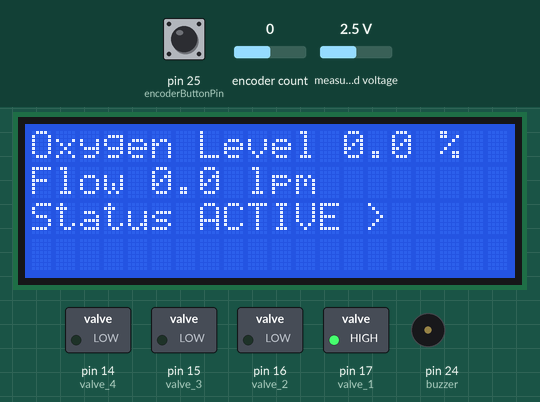
This sketch was run on a simulated Arduino Mega 2560, built with avr-gcc and run on an emulated ATmega2560. On the bench: 20×4 character LCD, switched loads named in the sketch (green lamp = pin HIGH), buzzer (waves = sounding, pin HIGH). Dashed ring = blinking. Inputs (shaded band) come from the test bench; at power-on: pin 25 (encoderButtonPin) HIGH, encoder count 0, measured voltage 2.5 V. EEPROM starts erased.

Above: at 1.2 s.
1.3 s: pin 25 (encoderButtonPin) driven LOW
At 2.3 s:
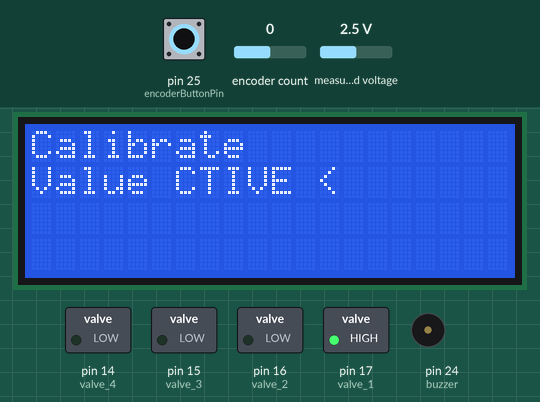
2.8 s: pin 25 (encoderButtonPin) pulsed HIGH 2 times (0.12 s each, 0.3 s apart)
At 3.13 s:
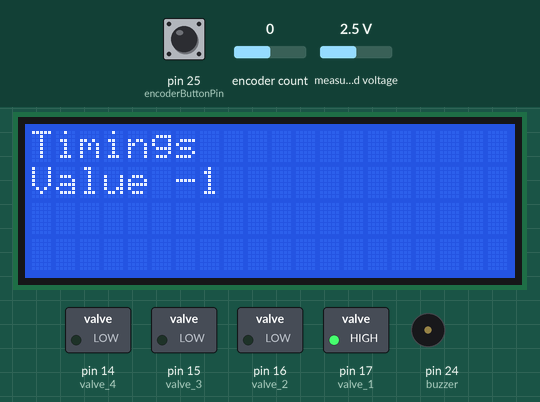
4.9 s: pin 25 (encoderButtonPin) pulsed HIGH 5 times (0.12 s each, 0.3 s apart)
At 5.23 s:
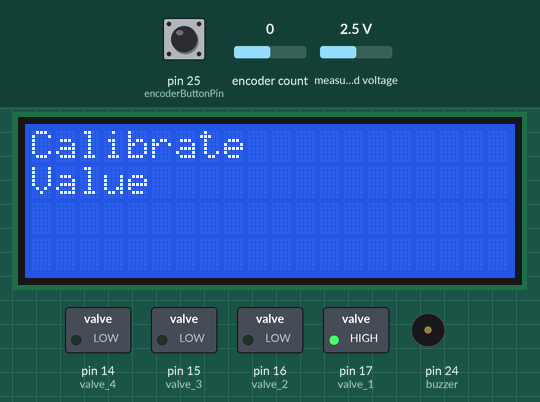
7.9 s: encoder count set to -1
At 8.0 s:
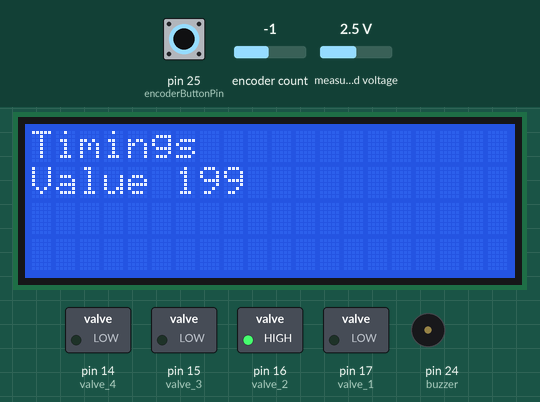
10.6 s: encoder count set to -2
At 10.78 s:
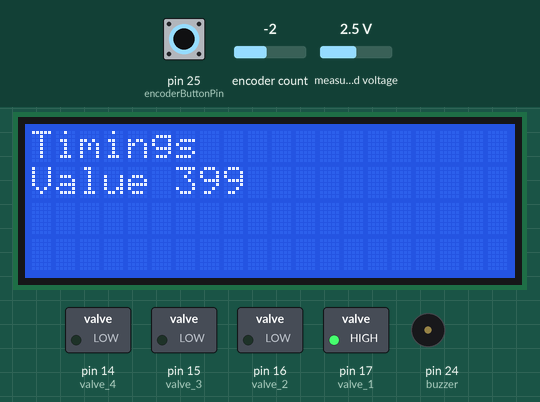
12.4 s: encoder count set to -3
At 13.2 s:
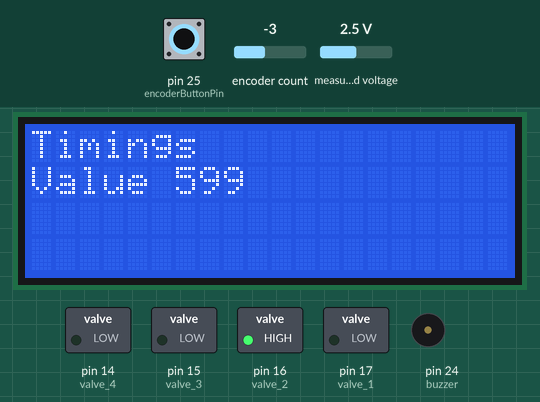
Timing chart, 0 to 15.2 s (numbered marks = the images above; inputs shaded):
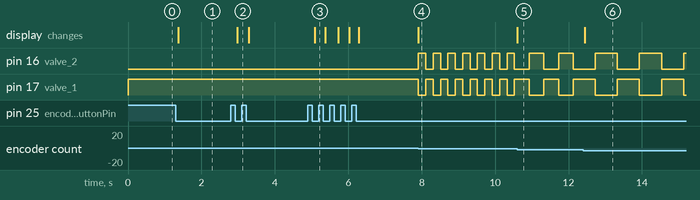

Measured:
- after the input at 1.3 s, the display: first changes after 0.07 s (image 1 shows a later state)
- after the input at 2.8 s, the display: first changes after 0.18 s (image 2 shows a later state)
- after the input at 4.9 s, the display: first changes after 0.18 s (image 3 shows a later state)
- after the input at 7.9 s, pin 16 (valve_2), pin 17 (valve_1): alternates HIGH for 0.20 s and LOW for 0.20 s, starting at once; the display: changes at once (image 4)
- after the input at 10.6 s, pin 16 (valve_2), pin 17 (valve_1): alternates HIGH for 0.40 s and LOW for 0.40 s, starting after 0.33 s; the display: changes at once (image 5)
- after the input at 12.4 s, pin 16 (valve_2), pin 17 (valve_1): alternates HIGH for 0.60 s and LOW for 0.60 s, starting after 0.33 s; the display: changes at once (image 6)

The sketch:

openox.ino
```cpp
#include <LiquidCrystal.h>
#include <RotaryEncoder.h>
#include "configuration.h"
#include <Wire.h>
#include <Adafruit_ADS1015.h>
#include <EEPROM.h>

enum class Status {
  ACTIVE,
  OFF
};

enum class Screen {
  STATUS,
  CALIBRATE,
  DEBUG_TIMINGS
};

/* HW Configuration */
#ifdef OPENOX_SHIELD
RotaryEncoder encoder(33, 32);
LiquidCrystal lcd(27, 26, 28, 29, 30, 31);
const int encoderButtonPin = 25;
const int buzzer = 24;
#else
RotaryEncoder encoder(33, 31);
LiquidCrystal lcd(16, 17, 23, 25, 27, 29);
const int encoderButtonPin = 35;
const int buzzer = 37;
#endif

const int lcdCols = 20;
const int lcdRows = 4;

const int valve_1 = 17;
const int valve_2 = 16;
const int valve_3 = 15;
const int valve_4 = 14;

Adafruit_ADS1115 oxygen_ADC;

int lastEncoderButtonState = HIGH;
int lastEncoderButtonStateStable = HIGH;
unsigned long lastEncoderButtonSwitchTime = 0;

Screen screen = Screen::STATUS;

int calibrateValue = 100;
int calibrateEncoderAdjustment = 0;

int adsorptionCycleDuration = 2000;
int adsorptionEncoderAdjustment = 0;
int adsorptionCycleDurationAddress = 0;
unsigned long lastRelaySwitch = millis();
int relayState = 0;

float calibrationCoeffitient = 0.00223;

void setup() {
  pinMode(encoderButtonPin, INPUT_PULLUP);
  pinMode(buzzer, OUTPUT);
  pinMode(valve_1, OUTPUT);
  pinMode(valve_2, OUTPUT);
  pinMode(valve_3, OUTPUT);
  pinMode(valve_4, OUTPUT);

  // One valve should be open to prevent overpressure at the start
  digitalWrite(valve_1, HIGH);

  lcd.begin(lcdCols, lcdRows);

  oxygen_ADC.setGain(GAIN_SIXTEEN);    // 16x gain  +/- 0.256V  1 bit = 0.0078125mV
  oxygen_ADC.begin();

  /* Load settings from eeprom */
  EEPROM.get(adsorptionCycleDurationAddress, adsorptionCycleDuration);
}

float getOxygenConcentration(float calibrationCoeff)
{
  const float adc_mv_per_bit = 0.0078125;
  int32_t adc0;
  adc0 = oxygen_ADC.readADC_SingleEnded(0);
  return calibrationCoeff * 1000 * adc0 * adc_mv_per_bit;
}

void showStatusScreen(float oxygenLevel, float flow, Status s, int relayState) {
  char out[lcdCols];
  const char errorMessage[] = "err";
  const char statusActiveValve1[] = "ACTIVE <";
  const char statusActiveValve2[] = "ACTIVE >";
  const char statusOff[] = "OFF";

  if (fabs(oxygenLevel) > 9999) {
    strncpy(out, errorMessage, sizeof(errorMessage) + 1);
  } else {
    dtostrf(oxygenLevel, 0, 1, out);
  }
  lcd.setCursor(0, 0);
  lcd.print("Oxygen Level ");
  lcd.print(out);
  lcd.print(" %");

  if (fabs(flow) > 9999) {
    strncpy(out, errorMessage, sizeof(errorMessage) + 1);
  } else {
    dtostrf(flow, 0, 1, out);
  }
  lcd.setCursor(0, 1);
  lcd.print("Flow ");
  lcd.print(out);
  lcd.print(" lpm");
  switch (s) {
    case Status::ACTIVE:
      if (relayState)
        strncpy(out, statusActiveValve1, sizeof(statusActiveValve1) + 1);
      else
        strncpy(out, statusActiveValve2, sizeof(statusActiveValve2) + 1);
      break;
    case Status::OFF:
      strncpy(out, statusOff, sizeof(statusOff) + 1);
      break;
  }
  lcd.setCursor(0, 2);
  lcd.print("Status ");
  lcd.print(out);
}

void showCalibrateScreen(float value) {
  char out[lcdCols];
  const char errorMessage[] = "err";

  lcd.setCursor(0, 0);
  lcd.print("Calibrate");

  if (fabs(value) > 9999) {
    value = 9999;
  } else if (fabs(value) < 500) {
    value = 500;
  } else {
    dtostrf(value, 0, 2, out);
  }
  lcd.setCursor(0, 1);
  lcd.print("Value ");
  lcd.print(out);
}

void showDebugTimingsScreen(int value) {
  char out[lcdCols];
  const char errorMessage[] = "err";

  lcd.setCursor(0, 0);
  lcd.print("Timings");

  if (fabs(value) > 99999) {
    strncpy(out, errorMessage, sizeof(errorMessage) + 1);
  } else {
    sprintf(out, "%d", value);
  }
  EEPROM.put(adsorptionCycleDurationAddress, value);
  lcd.setCursor(0, 1);
  lcd.print("Value ");
  lcd.print(out);
}

void loop() {
  encoder.tick();
  int encoderPosition = encoder.getPosition();
  switch (screen) {
    case Screen::STATUS:
      showStatusScreen(getOxygenConcentration(calibrationCoeffitient), 0, Status::ACTIVE, relayState);
      break;
    case Screen::CALIBRATE:
      calibrateValue = calibrateEncoderAdjustment - encoderPosition;
      showCalibrateScreen(calibrateValue);
      lastRelaySwitch = millis();
      break;
    case Screen::DEBUG_TIMINGS:
      adsorptionCycleDuration = adsorptionEncoderAdjustment - 200*encoderPosition;
      showDebugTimingsScreen(adsorptionCycleDuration);
      break;
  }

  unsigned long current = millis();
  int reading = digitalRead(encoderButtonPin);
  if (reading != lastEncoderButtonState) {
    lastEncoderButtonSwitchTime = current;
    lastEncoderButtonState = reading;
  }
  if (current - lastEncoderButtonSwitchTime > 50) {
    if (reading == LOW && lastEncoderButtonStateStable == HIGH) {
      lcd.clear();
      switch (screen) {
        case Screen::STATUS:
          calibrateEncoderAdjustment = calibrateValue + encoderPosition;
          screen = Screen::CALIBRATE;
          break;
        case Screen::CALIBRATE:
          screen = Screen::DEBUG_TIMINGS;
          adsorptionEncoderAdjustment = adsorptionCycleDuration + 200*encoderPosition;
          lastRelaySwitch = millis();
          relayState = 0;
          break;
        case Screen::DEBUG_TIMINGS:
          screen = Screen::STATUS;
          break;
      }
    }
    lastEncoderButtonStateStable = reading;
  }
  /* Handle valve state */
  if (abs(millis() - lastRelaySwitch) > adsorptionCycleDuration) {
    digitalWrite(valve_1, relayState);
    digitalWrite(valve_2, !relayState);
    relayState = !relayState;
    lastRelaySwitch = millis();
  }
}
```

configuration.h
```cpp
#define VALVE_1_PIN 35
#define OPENOX_SHIELD
//#define RAMPS
```
